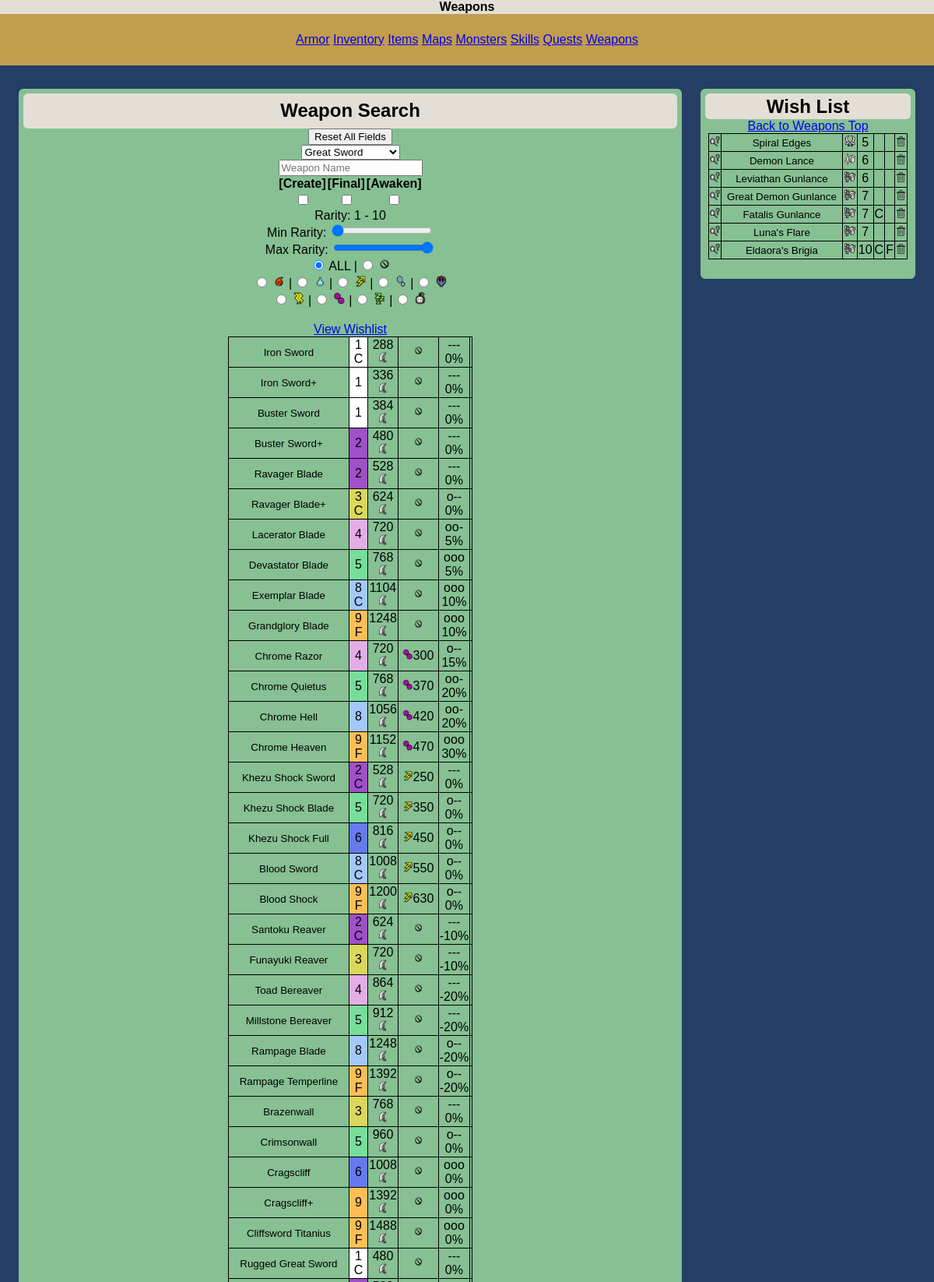
The page / (upper part) on the database its author committed.
### tables this page shows
CREATE TABLE IF NOT EXISTS `weapondata` (
  `weaponId` int(5) NOT NULL,
  `parentWeaponId` int(5) NOT NULL,
  `itemId` int(5) DEFAULT NULL,
  `weaponTypeId` int(5) NOT NULL,
  `name` varchar(80) NOT NULL,
  `attack` int(5) NOT NULL,
  `element` varchar(3) NOT NULL,
  `elementValue` int(5) DEFAULT NULL,
  `created` int(1) NOT NULL,
  `final` int(1) NOT NULL,
  `slot` int(1) NOT NULL,
  `rare` int(2) NOT NULL,
  `affinity` decimal(2,2) NOT NULL,
  `defense` int(3) DEFAULT NULL,
  `special` varchar(40) DEFAULT NULL,
  `awaken` int(1) NOT NULL,
  `red` int(3) NOT NULL,
  `orange` int(3) NOT NULL,
  `yellow` int(3) NOT NULL,
  `green` int(3) NOT NULL,
  `blue` int(3) NOT NULL,
  `white` int(3) NOT NULL,
  `purple` int(3) NOT NULL,
  `redPlus` int(3) NOT NULL,
  `orangePlus` int(3) NOT NULL,
  `yellowPlus` int(3) NOT NULL,
  `greenPlus` int(3) NOT NULL,
  `bluePlus` int(3) NOT NULL,
  `whitePlus` int(3) NOT NULL,
  `purplePlus` int(3) NOT NULL,
  `own` int(1) NOT NULL,
  `hierarchy` varchar(3000) NOT NULL,
  PRIMARY KEY (`weaponId`),
  UNIQUE KEY `itemId` (`itemId`)
);

CREATE TABLE IF NOT EXISTS `wishlist` (
  `weaponId` int(5) NOT NULL,
  `weaponTypeId` int(5) NOT NULL,
  `name` varchar(80) NOT NULL,
  `created` int(1) NOT NULL,
  `final` int(1) NOT NULL,
  `rare` int(2) NOT NULL,
  PRIMARY KEY (`weaponId`),
  UNIQUE KEY `id` (`weaponId`),
  UNIQUE KEY `name` (`name`)
);

### assets/modules/weapons/vars.php (called while the page is built, shortened)
<?php
    if(isset($_POST['postCheck'])) {
        if($_POST['createShow']==1){ $createCheck='checked'; $createFilter=1;
        } else { $createCheck=''; $createFilter=0;}
        if($_POST['finalShow']==1){ $finalCheck='checked'; $finalFilter=1;
        } else { $finalCheck=''; $finalFilter=0;}
        if($_POST['awakenShow']==1){ $awakenCheck='checked'; $awakenFilter=1;
        } else { $awakenCheck=''; $awakenFilter=0;}
        if(isset($_POST['searchClick'])){
            $searchClickCSV = str_getcsv($_POST['searchClick']);
            $weaponType=$searchClickCSV[1];
            $sql='SELECT name
                FROM weapondata
                WHERE weaponId='.$searchClickCSV[0].'
                AND weaponTYpeId='.$weaponType;
            $searchResultName = mysqli_query($mysqli,$sql) or die(mysqli_error($mysqli) . '; searchresultname table error');
            $row=mysqli_fetch_array($searchResultName);
            $weaponSearch=str_replace('\'','&#39;',$row['name']);
            $weaponPath=$row['name'];
        } else {
            if(isset($_POST['weaponPath'])){
                $weaponPath=$_POST['weaponPath'];
                $weaponSearch=str_replace('\'','&#39;',$_POST['weaponPath']);
            } else {
                $weaponPath=null;
                $weaponSearch=str_replace('\'','&#39;',$_POST['weaponName']);
            }
            if(isset($_POST['weaponImage'])) {
                $weaponType=$_POST['weaponImage'];
            } else {$weaponType=$_POST['weaponType'];}
        }
        if(isset($_POST['minRaritySelect'])) {
            $minRaritySelect=$_POST['minRaritySelect'];
            $maxRaritySelect=$_POST['maxRaritySelect'];
        } else {
            $minRaritySelect=1;
            $maxRaritySelect=10;
        }
        if(isset($_POST['elementImage'])) {
            $elemFilter=$_POST['elementImage'];
        } else {
            $elemFilter=$_POST['elem'];
        }
        switch($elemFilter) {
            case "%": $allCheck = "checked"; break;
            case "RAW": $rawCheck = "checked"; break;
            case "FIR": $firCheck = "checked"; break;
            case "WAT": $watCheck = "checked"; break;
            case "THU": $thuCheck = "checked"; break;
            case "ICE": $iceCheck = "checked"; break;
            case "DRA": $draCheck = "checked"; break;
            case "PAR": $parCheck = "checked"; break;
            case "POI": $poiCheck = "checked"; break;
            case "SLE": $sleCheck = "checked"; break;
            case "BLA": $blaCheck = "checked"; break;
        }
    } else {
        $createFilter=0;
        $finalFilter=0;
        $weaponSearch=null;
        $weaponType=1;
        $minRaritySelect=1;
        $maxRaritySelect=10;
        $elemFilter='%';
    }
?>

### assets/modules/weapons/query.php (called while the page is built)
<?php
    $weaponSearch=str_replace('\'','&#39;',$weaponSearch);
    $sql = 'SELECT *
            FROM weapondata
            WHERE instr(name,"' . $weaponSearch . '")>0
            AND rare BETWEEN ' . $minRaritySelect . ' AND ' . $maxRaritySelect . '
            AND element LIKE \'%' . $elemFilter . '%\'
            AND (' . $createFilter . '=0 OR created=' . $createFilter .')
            AND (' . $finalFilter . '=0 OR final=' . $finalFilter . ')
            AND (0=' . $weaponType . ' OR weapontypeid=' . $weaponType . ')
            ORDER BY weaponId';
    $result = mysqli_query($mysqli,$sql) or die(mysqli_error($mysqli) . '; weapon table error');
?>

### assets/modules/weapons/parameter_prep.php (called while the page is built, shortened)
<?php
    switch($weaponsRow['slot']) {
        case "0": $slot = "---"; break;
        case "1": $slot = "o--"; break;
        case "2": $slot = "oo-"; break;
        case "3": $slot = "ooo"; break;}
    $affinity=$weaponsRow['affinity']*100;
    $sql = 'SELECT color
            FROM rarecolors
            WHERE rare=' . $weaponsRow['rare'];
    $colorResult = mysqli_query($mysqli,$sql) or die(mysqli_error($mysqli) . '; color table error');
    $rareColorsRow=mysqli_fetch_array($colorResult);
    if ($weaponsRow['created']==1) {$createFlag = 'C';
    } else {$createFlag = null;}
    if ($weaponsRow['final']==1) {$finalFlag = 'F';
    } else {$finalFlag = null;}
    if ($awakenFilter==1){
        $elemType=$weaponsRow['element'];
        $elemValue=$weaponsRow['elementValue'];
    } else{
        if ($weaponsRow['awaken']==1){
            $elemType='RAW';
        } else{
            $elemType=$weaponsRow['element'];
            $elemValue=$weaponsRow['elementValue'];
        }
    }
?>

### assets/modules/weapons/table.php (the view, shortened to what this page needs)
<table class='data'>
    <?php
        while($weaponsRow=mysqli_fetch_array($result))
        {
            require('assets/modules/weapons/parameter_prep.php');
            echo("<tr>")
                .'<td class="textTd"><input type="submit" name="weaponPath" value="'.$weaponsRow['name'].'" class="button" >'
                ."<td BGCOLOR='$rareColorsRow[color]'>$weaponsRow[rare]<br>".$createFlag . $finalFlag
                ."<td>$weaponsRow[attack]<br><input class='icon' type='image' name='weaponImage' value=$weaponsRow[weaponTypeId] src=assets/resources/weapons/$weaponsRow[weaponTypeId].png class='icon'></td>"
                ."<td><input type ='image' name='elementImage' value=$elemType src=assets/resources/elements/$elemType.png class='icon'>"
                ."$elemValue</td>"
                ."<td>$slot"
                ."<br>$affinity%</td>"
                ."<td>$weaponsRow[special]</td>"
                ;
        }
    ?>
</table>

### assets/modules/weapons/wishlist.php (shortened to what this page needs)
<H2>Wish List</H2>
<a href='#top'>Back to Weapons Top</a>
<?php
    $sql = 'SELECT *
            FROM wishlist
            ORDER BY rare, weaponTypeId, weaponId';
    $wishlistTableResult = mysqli_query($mysqli,$sql) or die(mysqli_error($mysqli) . '; wishlist table error');
?>
<table class='data wish'>
    <?php
        while($row=mysqli_fetch_array($wishlistTableResult))
        {
            if($row['created']==1){
                $created='C';
            } else {
                $created='';
            }
            if($row['final']==1){
                $final='F';
            } else {
                $final='';
            }
            echo("<tr>")
                ."<td><input type='image' name='searchClick' onclick='this.form.submit()' src=assets/resources/ui/search.png class='icon' value={$row['weaponId']},{$row['weaponTypeId']}></td>"
                .'<td class="textTd"><input type="submit" name="weaponPath" value="'.$row['name'].'" class="button"></td>'
                .'<td><img src=assets/resources/weapons/'.$row['weaponTypeId'].'.png class="icon"></td>'
                .'<td>'.$row['rare'].'</td>'
                .'<td>'.$created.'</td>'
                .'<td>'.$final.'</td>'
                ."<td><input type='image' name='wishDelete' onclick = 'this.form.submit()' src=assets/resources/ui/delete.png class='icon' value=$row[weaponId]></td>";
        }
    ?>
</table>

### assets/stylesheets/mobile.css (style rules this page uses)
html, body { margin:0; height:100%; font:1em Verdana, Geneva, sans-serif; background:#253E66; }
th, td { border-bottom: 1px solid black; border-top: 1px solid black; }
h2 { background:#E3DFD7; margin: 0; margin-bottom:1%; font-size:0.5em; }
img { max-width:100%; height: auto; }
.data { border: 1px solid black; border-bottom: 1px solid black; border-top: 1px solid black; width:100% !important; border-collapse: collapse; font-size:100%; }
.textTd { text-align: left; }
.button { border:none; background:inherit; font-size:inherit; margin:0; }

### assets/stylesheets/main.css (style rules this page uses)
html, body { margin:0; height:100%; font:1em Verdana, Geneva, sans-serif; background:#253E66; }
h2 { background:#E3DFD7; border-radius: 6px; padding: 1%; margin:0; }
img { max-width:100%; height: auto; }
.icon { height: 1em; width: 1em; }
.data, th, td { border: 1px solid black; max-width:98%; margin: 0 1%; border-collapse: collapse; margin-left:auto; margin-right:auto; }
.button { border:none; background:#86C093; }

### rows shown on the page
weapondata: weaponPath "Iron Sword", rare "1", created "C", attack "288", slot "---", affinity "0"
weapondata: weaponPath "Iron Sword+", rare "1", attack "336", slot "---", affinity "0"
weapondata: weaponPath "Buster Sword", rare "1", attack "384", slot "---", affinity "0"
weapondata: weaponPath "Buster Sword+", rare "2", attack "480", slot "---", affinity "0"
weapondata: weaponPath "Ravager Blade", rare "2", attack "528", slot "---", affinity "0"
weapondata: weaponPath "Ravager Blade+", rare "3", created "C", attack "624", slot "o--", affinity "0"
weapondata: weaponPath "Lacerator Blade", rare "4", attack "720", slot "oo-", affinity "5"
weapondata: weaponPath "Devastator Blade", rare "5", attack "768", slot "ooo", affinity "5"
weapondata: weaponPath "Exemplar Blade", rare "8", created "C", attack "1104", slot "ooo", affinity "10"
weapondata: weaponPath "Grandglory Blade", rare "9", final "F", attack "1248", slot "ooo", affinity "10"
weapondata: weaponPath "Chrome Razor", rare "4", attack "720", elementValue "300", slot "o--", affinity "15"
weapondata: weaponPath "Chrome Quietus", rare "5", attack "768", elementValue "370", slot "oo-", affinity "20"
weapondata: weaponPath "Chrome Hell", rare "8", attack "1056", elementValue "420", slot "oo-", affinity "20"
weapondata: weaponPath "Chrome Heaven", rare "9", final "F", attack "1152", elementValue "470", slot "ooo", affinity "30"
weapondata: weaponPath "Khezu Shock Sword", rare "2", created "C", attack "528", elementValue "250", slot "---", affinity "0"
weapondata: weaponPath "Khezu Shock Blade", rare "5", attack "720", elementValue "350", slot "o--", affinity "0"
weapondata: weaponPath "Khezu Shock Full", rare "6", attack "816", elementValue "450", slot "o--", affinity "0"
weapondata: weaponPath "Blood Sword", rare "8", created "C", attack "1008", elementValue "550", slot "o--", affinity "0"
weapondata: weaponPath "Blood Shock", rare "9", final "F", attack "1200", elementValue "630", slot "o--", affinity "0"
weapondata: weaponPath "Santoku Reaver", rare "2", created "C", attack "624", slot "---", affinity "-10"
weapondata: weaponPath "Funayuki Reaver", rare "3", attack "720", slot "---", affinity "-10"
weapondata: weaponPath "Toad Bereaver", rare "4", attack "864", slot "---", affinity "-20"
weapondata: weaponPath "Millstone Bereaver", rare "5", attack "912", slot "---", affinity "-20"
weapondata: weaponPath "Rampage Blade", rare "8", attack "1248", slot "o--", affinity "-20"
weapondata: weaponPath "Rampage Temperline", rare "9", final "F", attack "1392", slot "o--", affinity "-20"
weapondata: weaponPath "Brazenwall", rare "3", attack "768", slot "---", affinity "0"
weapondata: weaponPath "Crimsonwall", rare "5", attack "960", slot "o--", affinity "0"
weapondata: weaponPath "Cragscliff", rare "6", attack "1008", slot "ooo", affinity "0"
weapondata: weaponPath "Cragscliff+", rare "9", attack "1392", slot "ooo", affinity "0"
weapondata: weaponPath "Cliffsword Titanius", rare "9", final "F", attack "1488", slot "ooo", affinity "0"
weapondata: weaponPath "Rugged Great Sword", rare "1", created "C", attack "480", slot "---", affinity "0"
wishlist: weaponPath "Spiral Edges", shows a picture, rare "5"
wishlist: weaponPath "Demon Lance", shows a picture, rare "6"
wishlist: weaponPath "Leviathan Gunlance", rare "6"
wishlist: weaponPath "Great Demon Gunlance", rare "7"
wishlist: weaponPath "Fatalis Gunlance", rare "7", created "C"
wishlist: weaponPath "Luna's Flare", rare "7"
wishlist: weaponPath "Eldaora's Brigia", rare "10", created "C", final "F"

### other values the page prints
$minRaritySelect "1"
$maxRaritySelect "10"
form field weaponType "Great Sword"
